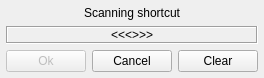
<?xml version="1.0" encoding="UTF-8"?>
<ui version="4.0">
 <author>R. Reucher</author>
 <class>KeySequenceScanner</class>
 <widget class="QDialog" name="KeySequenceScanner">
  <property name="geometry">
   <rect>
    <x>0</x>
    <y>0</y>
    <width>169</width>
    <height>68</height>
   </rect>
  </property>
  <property name="windowTitle">
   <string>Scanning shortcut</string>
  </property>
  <layout class="QGridLayout" name="gridLayout">
   <item row="0" column="0">
    <widget class="QLabel" name="labelStatus">
     <property name="sizePolicy">
      <sizepolicy hsizetype="Preferred" vsizetype="Fixed">
       <horstretch>0</horstretch>
       <verstretch>0</verstretch>
      </sizepolicy>
     </property>
     <property name="text">
      <string>Scanning shortcut</string>
     </property>
     <property name="alignment">
      <set>Qt::AlignCenter</set>
     </property>
    </widget>
   </item>
   <item row="1" column="0">
    <widget class="QLabel" name="labelKeySequence">
     <property name="frameShape">
      <enum>QFrame::Box</enum>
     </property>
     <property name="frameShadow">
      <enum>QFrame::Sunken</enum>
     </property>
     <property name="text">
      <string>&lt;&lt;&lt;&gt;&gt;&gt;</string>
     </property>
     <property name="alignment">
      <set>Qt::AlignCenter</set>
     </property>
    </widget>
   </item>
   <item row="2" column="0">
    <layout class="QHBoxLayout" name="horizontalLayout">
     <item>
      <widget class="QPushButton" name="pushButtonOk">
       <property name="enabled">
        <bool>false</bool>
       </property>
       <property name="focusPolicy">
        <enum>Qt::ClickFocus</enum>
       </property>
       <property name="toolTip">
        <string>Accept key sequence</string>
       </property>
       <property name="text">
        <string>Ok</string>
       </property>
       <property name="autoDefault">
        <bool>false</bool>
       </property>
      </widget>
     </item>
     <item>
      <widget class="QPushButton" name="pushButtonCancel">
       <property name="focusPolicy">
        <enum>Qt::ClickFocus</enum>
       </property>
       <property name="toolTip">
        <string>Cancel redefinition of key sequence</string>
       </property>
       <property name="text">
        <string>Cancel</string>
       </property>
       <property name="autoDefault">
        <bool>false</bool>
       </property>
      </widget>
     </item>
     <item>
      <widget class="QPushButton" name="pushButtonClear">
       <property name="focusPolicy">
        <enum>Qt::ClickFocus</enum>
       </property>
       <property name="toolTip">
        <string>Clear custom key sequence</string>
       </property>
       <property name="text">
        <string>Clear</string>
       </property>
       <property name="autoDefault">
        <bool>false</bool>
       </property>
      </widget>
     </item>
    </layout>
   </item>
  </layout>
 </widget>
 <layoutdefault spacing="6" margin="6"/>
 <tabstops>
  <tabstop>pushButtonOk</tabstop>
  <tabstop>pushButtonCancel</tabstop>
 </tabstops>
 <resources>
  <include location="qmc2.qrc"/>
 </resources>
 <connections>
  <connection>
   <sender>pushButtonCancel</sender>
   <signal>clicked()</signal>
   <receiver>KeySequenceScanner</receiver>
   <slot>reject()</slot>
   <hints>
    <hint type="sourcelabel">
     <x>107</x>
     <y>62</y>
    </hint>
    <hint type="destinationlabel">
     <x>185</x>
     <y>9</y>
    </hint>
   </hints>
  </connection>
  <connection>
   <sender>pushButtonOk</sender>
   <signal>clicked()</signal>
   <receiver>KeySequenceScanner</receiver>
   <slot>accept()</slot>
   <hints>
    <hint type="sourcelabel">
     <x>44</x>
     <y>62</y>
    </hint>
    <hint type="destinationlabel">
     <x>153</x>
     <y>3</y>
    </hint>
   </hints>
  </connection>
  <connection>
   <sender>pushButtonClear</sender>
   <signal>clicked()</signal>
   <receiver>KeySequenceScanner</receiver>
   <slot>reject()</slot>
   <hints>
    <hint type="sourcelabel">
     <x>136</x>
     <y>48</y>
    </hint>
    <hint type="destinationlabel">
     <x>140</x>
     <y>-2</y>
    </hint>
   </hints>
  </connection>
 </connections>
</ui>
